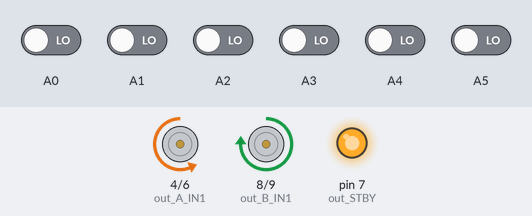
The sketch below on a simulated Arduino Uno, built with avr-gcc and run on an emulated ATmega328P. Parts: motor-driver pin pairs drawn as motors (green arrow = first pin HIGH = forward, orange = second pin HIGH = backward, longer = more drive, scaled by the enable pin, stopped while the standby pin is LOW), output pins drawn as LEDs (lit = HIGH). The test bench sets the inputs (shaded band); at power-on: A0–5 LOW.

Above: at 11.2 s.
11.3 s: A1 driven HIGH
At 12.3 s:
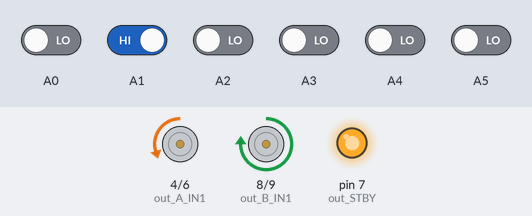
12.8 s: A0 driven HIGH
At 13.4 s:
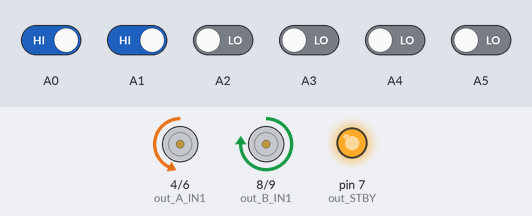
14.3 s: A3 driven HIGH
At 15.5 s:
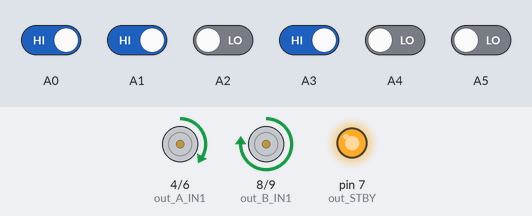
15.8 s: A4 driven HIGH
At 16.9 s:
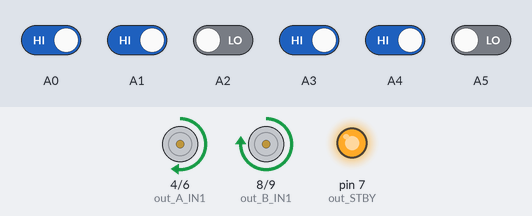
17.3 s: A5 driven HIGH
At 17.9 s:
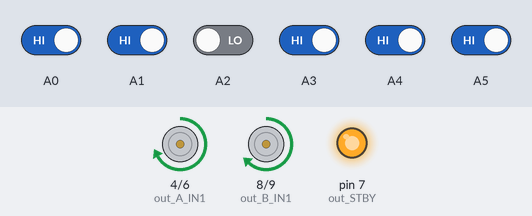
18.8 s: A2 driven HIGH
At 19.2 s:
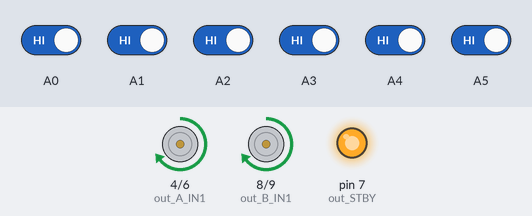
Timing chart, 0 to 21.3 s (numbered marks = the images above; inputs shaded):
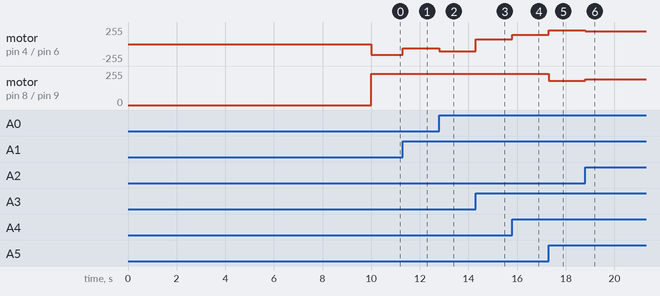

Measured:
- after the input at 11.3 s, motor on pin 4 (out_A_IN1) / pin 6 (out_A_IN2): backward 162/255 → backward 60/255 at once
- after the input at 12.8 s, motor on pin 4 (out_A_IN1) / pin 6 (out_A_IN2): backward 60/255 → backward 111/255 at once
- after the input at 14.3 s, motor on pin 4 (out_A_IN1) / pin 6 (out_A_IN2): backward 111/255 → forward 74/255 at once
- after the input at 15.8 s, motor on pin 4 (out_A_IN1) / pin 6 (out_A_IN2): forward 74/255 → forward 142/255 at once
- after the input at 17.3 s, motor on pin 4 (out_A_IN1) / pin 6 (out_A_IN2): forward 142/255 → forward 203/255 at once; motor on pin 8 (out_B_IN1) / pin 9 (out_B_IN2): forward 234/255 → forward 183/255 at once
- after the input at 18.8 s, motor on pin 4 (out_A_IN1) / pin 6 (out_A_IN2): forward 203/255 → forward 193/255 at once; motor on pin 8 (out_B_IN1) / pin 9 (out_B_IN2): forward 183/255 → forward 193/255 at once

The sketch:

circuitoMarconi.ino
```cpp
//  ***     ***** ****  ***** *     *   *   *
//  *   *   *   * *   * *   * *     *  * *  *
//  *   *   *   * *   * *   * *     * *   * *
//  * *     *   * * **  *   * *     * ***** *
//  *  *    *   * *   * *   *  *   *  *   * *
//  *   *   *   * *   * *   *   * *   *   * *
//  *    *  ***** ****  *****    *    *   * *****


/*Nella gara del 26 e 27 maggio
 * Primo giorno   2°
 * Secondo giorno 2° <--Definitivo
 */


//Dati principali


//Da modificare
long long tempo_s=30;//I secondi che ci deve mettere
int ostacoli=18;

//Altro
#define MAXSPEED 90  //di default 100 max speed of the robot 95
#define MINSPEED 20  //30
int BASESPEED=70;    //80
float corr=10;       //10
float rapporto= 9/10;
int cntlet=0;
int LETCORR= 500;
long marginei= 1000;//Margine di errore accettato iniziale
long marginef= 200; //Margine di errore accettato finale
int motorSpeed;
long long TEMPO = tempo_s*1000;
//Inclusione
#include <QTRSensors.h>

//Definizione motori
#define out_STBY    7
#define out_B_PWM   10 //B motore destro
#define out_A_PWM   5  //A motore sinistro
#define out_A_IN2   6
#define out_A_IN1   4
#define out_B_IN1   8
#define out_B_IN2   9
#define left_motor  0
#define right_motor 1

#define leftFar          0
#define leftCenter       1
#define leftNear         2
#define rightNear        3
#define rightCenter      4
#define rightFar         5
#define NUM_SENSORS      6
#define TIMEOUT       2500
#define EMITTER_PIN   QTR_NO_EMITTER_PIN

#define DEBFULL 0

//Definizione della soglia di errore
#define SOGLIA 180

//Definizioni per margine in cui accellerare o rallentare
#define PERINCR 350 //350
#define PERDECR 750

#define SOG_ST  10
#define ST_N    0
#define ST_CD   1
#define ST_CS   2
#define ST_T    3
#define ST_V    4


int leftCenterReading;
int leftNearReading;
int leftFarReading;
int rightCenterReading;
int rightNearReading;
int rightFarReading;
int lastDebugTime = 0;
int lastError = 0;

int das=0;        //deve girare a sinistra

int time=0;
int rightMotorSpeed;
int leftMotorSpeed;
int s1;
int s2;

QTRSensorsRC qtrrc((unsigned char[]) {
  A0, A1, A2, A3, A4, A5}
,NUM_SENSORS, TIMEOUT, EMITTER_PIN);
unsigned int sensorValues[NUM_SENSORS];

void setup(){
  pinMode(out_STBY,OUTPUT);
  pinMode(out_A_PWM,OUTPUT);
  pinMode(out_A_IN1,OUTPUT);
  pinMode(out_A_IN2,OUTPUT);
  pinMode(out_B_PWM,OUTPUT);
  pinMode(out_B_IN1,OUTPUT);
  pinMode(out_B_IN2,OUTPUT);
  for (int i = 0; i < 400; i++){
    qtrrc.calibrate();
  }
  Serial.begin(9600);
  #ifdef Sperimentale
    //Serial.print("finito");
  #endif
  motor_standby(false);
}
// a spanne fa 300 rilevazioni al secondo
// a spanne fa 10 cm al sec

///////////////////////////////////
// valori modificabili al volo
// per modificare al volo
// sulla console si spedisce un carattere, il valore e *
// con S si ottiene lo stato corrente
// con R si resertta ad un valore iniziale
// i valore float si spediscono moltiplicati per 1000


// numero ultime misure per valutare la sterzata
//#define NMIS 15
int NMIS=15;  //
int PRCT =80;
float KP=0.05;
float KD=2.0;

char uc;  // ultimo carattere letto
int upl;  // ultimo numero letto
int pl;

  boolean sen[8];
  int v,vp;
  #define soglia 180


//ultime letture del sensore in binario convertite in dec
int um[100];
// indice
int im=0;


// 3 bit a dx
#define MSKDX 7
// 3 bit a sx
#define MSKSX 56


int cl=-2;
long  ts,tc;


void loop(){


  unsigned int sensors[6];

  int aposition = qtrrc.readLine(sensors); // legge i 6 sensori(sensors) e restituisce un unico valore da 0 a 5000
  //Serial.println(aposition);
  int error = aposition - 2500;


  vp=v;
  v=0;
  for(int i= 0; i<6; i++){ //leggere la linea
    sen[i]= sensors[i]>soglia;
    v= v*2+sen[i];
  }
  //Serial.println(v);
  if(v!=vp && v==63){
    cl++;


    if (cl==0)
      ts=millis();

    if (cl >0){
      tc=millis();
      //diff=(tc-ts)-(cl*(TEMPO/ostacoli)); //Regolazione intelligente Correzione


      if (tc-ts < (cl*(TEMPO-marginei)/ostacoli) && BASESPEED>MINSPEED){ // rallenta
        BASESPEED-=corr;
        if (corr==0)
          corr=1;
      }

      //Serial.println(tc-ts);
      if (tc-ts > (cl*(TEMPO+marginei)/ostacoli) && BASESPEED<MAXSPEED){ // accellera
        BASESPEED+=corr; //+0
        if (corr==0)
          corr=1;
      }
      //Ricalcolo margine & correzione
      marginei=marginei-((marginei-marginef)/ostacoli);
      corr=corr*rapporto;
    }
/*
    Serial.println("Linea rilevata");
    Serial.print("BASESPEED= ");
    Serial.println(BASESPEED);
    Serial.print("Tempo impiegato= ");
    Serial.println(tc-ts);
    Serial.print("Correzione= ");
    Serial.println(corr);
    Serial.print("Margine= ");
    Serial.println(marginei);
    Serial.println("");
    Serial.println("");
    Serial.println("");*/
  }else{

    motorSpeed = (int)(KP * error + KD * (error - lastError)); //Questa è il cuore del programma
    lastError = error;

  }

  rightMotorSpeed = BASESPEED - motorSpeed;
  leftMotorSpeed = BASESPEED + motorSpeed;

  if (rightMotorSpeed > MAXSPEED )
    rightMotorSpeed = MAXSPEED;
  if (leftMotorSpeed > MAXSPEED )
    leftMotorSpeed = MAXSPEED;
  if (rightMotorSpeed < -MAXSPEED)
    rightMotorSpeed = -MAXSPEED;
  if (leftMotorSpeed < -MAXSPEED)
    leftMotorSpeed = -MAXSPEED;

  motors(leftMotorSpeed,rightMotorSpeed);
  //Serial.print(error);//Serial.print(" ");//Serial.println(motorSpeed);

}

void motors(int l, int r){
  set_motor(right_motor,r);
  set_motor(left_motor,l);
}

void set_motor(boolean motor, char speed) { // imposta la velocitÃ  tra -100 (indietro) e +100 (avanti)
  byte PWMvalue=0;
  PWMvalue = map(abs(speed),0,100,50,255);
  if (speed > 0)
    motor_speed(motor,0,PWMvalue);
  else if (speed < 0)
    motor_speed(motor,1,PWMvalue);
  else {
    motor_coast(motor);
  }
}

void motor_speed(boolean motor, boolean direction, byte speed) { // imposta la velocitÃ  tra 0 e 255
  if (motor == left_motor) {
    if (direction == 0) {
      digitalWrite(out_A_IN1,HIGH);
      digitalWrite(out_A_IN2,LOW);
    }
    else {
      digitalWrite(out_A_IN1,LOW);
      digitalWrite(out_A_IN2,HIGH);
    }
    analogWrite(out_A_PWM,speed);
  }
  else {
    if (direction == 0) {
      digitalWrite(out_B_IN1,HIGH);
      digitalWrite(out_B_IN2,LOW);
    }
    else {
      digitalWrite(out_B_IN1,LOW);
      digitalWrite(out_B_IN2,HIGH);
    }
    analogWrite(out_B_PWM,speed);
  }
}

void motor_standby(boolean state) { // abilita/disabilita i motori
  if (state == true)
    digitalWrite(out_STBY,LOW);
  else
    digitalWrite(out_STBY,HIGH);
}

void motor_coast(boolean motor) { // motore in folle
  if (motor == left_motor) {
    digitalWrite(out_A_IN1,LOW);
    digitalWrite(out_A_IN2,LOW);
    digitalWrite(out_A_PWM,HIGH);
  }
  else {
    digitalWrite(out_B_IN1,LOW);
    digitalWrite(out_B_IN2,LOW);
    digitalWrite(out_B_PWM,HIGH);
  }
}

void motor_brake(boolean motor) { // freno motore
  if (motor == left_motor) {
    digitalWrite(out_A_IN1,HIGH);
    digitalWrite(out_A_IN2,HIGH);
  }
  else {
    digitalWrite(out_B_IN1,HIGH);
    digitalWrite(out_B_IN2,HIGH);
  }
}

void dx(){
    //maxSpeed=30;
    motors(-20,-20);
    delay(80);
    leftMotorSpeed = MAXSPEED*80/100;
    rightMotorSpeed = -MAXSPEED*40/100;
    motors(leftMotorSpeed,rightMotorSpeed);
    delay(400);
}

void sx(){
    //maxSpeed=30;
    motors(-20,-20);
    delay(80);
    rightMotorSpeed = MAXSPEED*80/100;
    leftMotorSpeed = -MAXSPEED*40/100;
    motors(leftMotorSpeed,rightMotorSpeed);
    delay(400);
}
```
